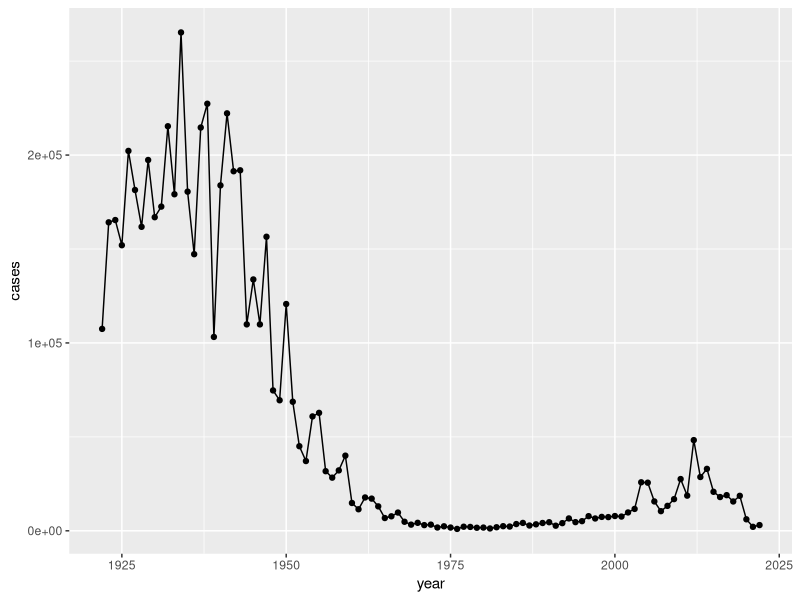
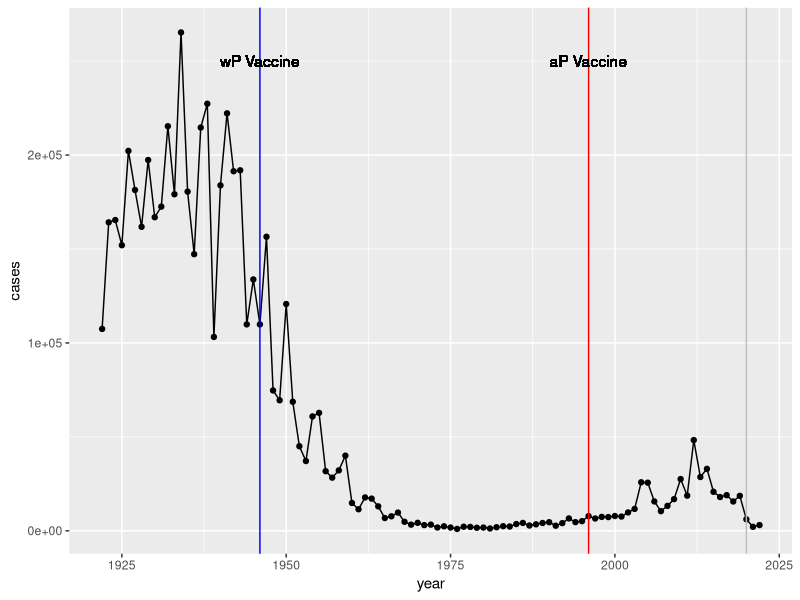

Reproduce these figures in R, in order. (Note: this script raises an error after producing the figures.)
## ---- chunk 1
cdc <- data.frame(
                                 year = c(1922L,1923L,1924L,1925L,
                                          1926L,1927L,1928L,1929L,1930L,1931L,
                                          1932L,1933L,1934L,1935L,1936L,
                                          1937L,1938L,1939L,1940L,1941L,1942L,
                                          1943L,1944L,1945L,1946L,1947L,
                                          1948L,1949L,1950L,1951L,1952L,
                                          1953L,1954L,1955L,1956L,1957L,1958L,
                                          1959L,1960L,1961L,1962L,1963L,
                                          1964L,1965L,1966L,1967L,1968L,1969L,
                                          1970L,1971L,1972L,1973L,1974L,
                                          1975L,1976L,1977L,1978L,1979L,1980L,
                                          1981L,1982L,1983L,1984L,1985L,
                                          1986L,1987L,1988L,1989L,1990L,
                                          1991L,1992L,1993L,1994L,1995L,1996L,
                                          1997L,1998L,1999L,2000L,2001L,
                                          2002L,2003L,2004L,2005L,2006L,2007L,
                                          2008L,2009L,2010L,2011L,2012L,
                                          2013L,2014L,2015L,2016L,2017L,2018L,
                                          2019L,2020L,2021L,2022L),
         cases = c(107473,164191,165418,152003,
                                          202210,181411,161799,197371,
                                          166914,172559,215343,179135,265269,
                                          180518,147237,214652,227319,103188,
                                          183866,222202,191383,191890,109873,
                                          133792,109860,156517,74715,69479,
                                          120718,68687,45030,37129,60886,
                                          62786,31732,28295,32148,40005,
                                          14809,11468,17749,17135,13005,6799,
                                          7717,9718,4810,3285,4249,3036,
                                          3287,1759,2402,1738,1010,2177,2063,
                                          1623,1730,1248,1895,2463,2276,
                                          3589,4195,2823,3450,4157,4570,
                                          2719,4083,6586,4617,5137,7796,6564,
                                          7405,7298,7867,7580,9771,11647,
                                          25827,25616,15632,10454,13278,
                                          16858,27550,18719,48277,28639,32971,
                                          20762,17972,18975,15609,18617,
                                          6124,2116,3044)
       )
## ---- chunk 2
head(cdc)
## ---- chunk 3
library(ggplot2)

cdc_plot <- ggplot(cdc) +
              aes(year, cases) +
              geom_point() +
              geom_line()

cdc_plot
## ---- chunk 4
cdc_plot + 
  geom_vline(xintercept = 1946, col = "blue") +
  geom_vline(xintercept = 1996, col = "red") +
  geom_vline(xintercept = 2020, col = "grey") + 
  geom_text(x = 1996, y = 250000, label = "aP Vaccine") +
  geom_text(x = 1946, y = 250000, label = "wP Vaccine")
## ---- chunk 5
library(jsonlite)

subject <- read_json("https://www.cmi-pb.org/api/v5/subject", simplifyVector = T)

head(subject)
## ---- chunk 6
nrow(subject)
## ---- chunk 7
table(subject$infancy_vac)
## ---- chunk 8
table(subject$biological_sex)
## ---- chunk 9
table(subject$race, subject$biological_sex)
## ---- chunk 10
specimen <- read_json("https://www.cmi-pb.org/api/v5/specimen", simplifyVector =T)
head(specimen)
## ---- chunk 11
library(lubridate)
subject$age <- today() - ymd(subject$year_of_birth)

## ---- chunk 12
library(dplyr)

ap <- subject %>% filter(infancy_vac == "aP")

round( summary( time_length( ap$age, "years" ) ) )
## ---- chunk 13
wp <- subject %>% filter(infancy_vac == "wP")
round( summary( time_length( wp$age, "years" ) ) )
## ---- chunk 14
subject$age_at_boost <- ymd(subject$date_of_boost) - ymd(subject$year_of_birth)
subject$age_at_boost <- time_length(subject$age_at_boost, "year")
head(subject$age_at_boost)
## ---- chunk 15
ggplot(subject) +
  aes(time_length(age, "year"),
      fill=as.factor(infancy_vac)) +
  geom_histogram(show.legend=FALSE) +
  facet_wrap(vars(infancy_vac), nrow=2) +
  xlab("Age in years")
## ---- chunk 16

meta <- inner_join(subject, specimen)
head(meta)
## ---- chunk 17
titer <- read_json("https://www.cmi-pb.org/api/v5/plasma_ab_titer", simplifyVector = T)
head(titer)
## ---- chunk 18
abdata <- inner_join(titer, meta)
head(abdata)
## ---- chunk 19
table(abdata$isotype)
## ---- chunk 20
table(abdata$antigen)
## ---- chunk 21
table(abdata$dataset)
## ---- chunk 22
igg <- filter(abdata, isotype == "IgG")
head(igg)
## ---- chunk 23
ggplot(igg) +
  aes(MFI_normalised, antigen)+
  geom_boxplot()
## ---- chunk 24
ggplot(igg) +
  aes(MFI_normalised, antigen, col = infancy_vac)+
  geom_boxplot()
## ---- chunk 25
ggplot(igg) +
  aes(MFI_normalised, antigen)+
  geom_boxplot() +
  facet_wrap(~visit)
## ---- chunk 26
table(igg$visit)
## ---- chunk 27
igg_7 <- filter(igg, visit %in% 1:7)
table(igg_7$visit)
## ---- chunk 28
ggplot(igg_7) +
  aes(MFI_normalised, antigen)+
  geom_boxplot() +
  facet_wrap(~visit)
## ---- chunk 29

ggplot(igg_7) +
  aes(MFI_normalised, antigen, col=infancy_vac)+
  geom_boxplot() +
  facet_wrap(vars(infancy_vac, visit), nrow=2)
## ---- chunk 30
filter(igg, antigen=="FIM2/3") %>%
  ggplot() +
  aes(MFI_normalised, col=infancy_vac) +
  geom_boxplot(show.legend = F) +
  facet_wrap(vars(visit)) +
  theme_bw()
## ---- chunk 31
filter(igg, antigen=="PRN") %>%
  ggplot() +
  aes(MFI_normalised, col=infancy_vac) +
  geom_boxplot(show.legend = F) +
  facet_wrap(vars(visit)) +
  theme_bw()
## ---- chunk 32
filter(igg, antigen=="PT") %>%
  ggplot() +
  aes(MFI_normalised, col=infancy_vac) +
  geom_boxplot(show.legend = F) +
  facet_wrap(vars(visit)) +
  theme_bw()
## ---- chunk 33
abdata.21 <- abdata %>% filter(dataset == "2021_dataset")

abdata.21 %>% 
  filter(isotype == "IgG",  antigen == "PT") %>%
  ggplot() +
    aes(x=planned_day_relative_to_boost,
        y=MFI_normalised,
        col=infancy_vac,
        group=subject_id) +
    geom_point() +
    geom_line() +
    geom_vline(xintercept=0, linetype="dashed") +
    geom_vline(xintercept=14, linetype="dashed") +
  labs(title="2021 dataset IgG PT",
       subtitle = "Dashed lines indicate day 0 (pre-boost) and 14 (apparent peak levels)")
## ---- chunk 34
abdata.21 <- abdata %>% filter(dataset == "2020_dataset")

abdata.21 %>% 
  filter(isotype == "IgG",  antigen == "PT") %>%
  ggplot() +
    aes(x=planned_day_relative_to_boost,
        y=MFI_normalised,
        col=infancy_vac,
        group=subject_id) +
    geom_point() +
    geom_line() +
    geom_vline(xintercept=0, linetype="dashed") +
    geom_vline(xintercept=14, linetype="dashed") +
  labs(title="2020 dataset IgG PT",
       subtitle = "Dashed lines indicate day 0 (pre-boost) and 14 (apparent peak levels)")
## ---- chunk 35
url <- "https://www.cmi-pb.org/api/v2/rnaseq?versioned_ensembl_gene_id=eq.ENSG00000211896.7"

rna <- read_json(url, simplifyVector = TRUE) 
## ---- chunk 36
#meta <- inner_join(specimen, subject)
ssrna <- inner_join(rna, meta)
## ---- chunk 37
ggplot(ssrna) +
  aes(visit, tpm, group=subject_id) +
  geom_point() +
  geom_line(alpha=0.2)
## ---- chunk 38
ggplot(ssrna) +
  aes(tpm, col=infancy_vac) +
  geom_boxplot() +
  facet_wrap(vars(visit))
## ---- chunk 39
ssrna %>%  
  filter(visit==4) %>% 
  ggplot() +
    aes(tpm, col=infancy_vac) + geom_density() + 
    geom_rug() 
